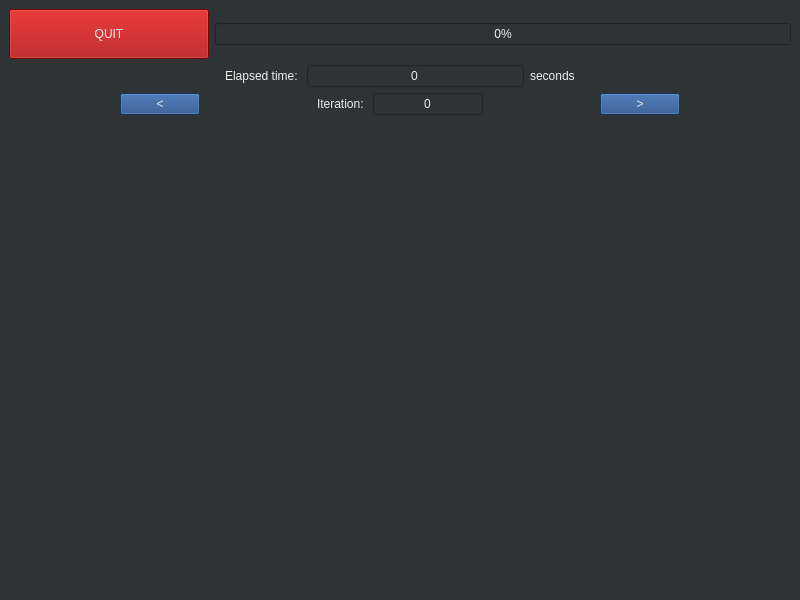
<?xml version="1.0" encoding="UTF-8"?>
<ui version="4.0">
 <class>ResultWindow</class>
 <widget class="QMainWindow" name="ResultWindow">
  <property name="geometry">
   <rect>
    <x>0</x>
    <y>0</y>
    <width>800</width>
    <height>600</height>
   </rect>
  </property>
  <property name="windowTitle">
   <string>MainWindow</string>
  </property>
  <property name="styleSheet">
   <string notr="true">background-color: rgb(46, 52, 54);</string>
  </property>
  <widget class="QWidget" name="centralwidget">
   <layout class="QFormLayout" name="formLayout">
    <item row="0" column="0" colspan="2">
     <layout class="QVBoxLayout" name="verticalLayout">
      <item>
       <layout class="QHBoxLayout" name="horizontalLayout">
        <item>
         <widget class="QPushButton" name="StartButton">
          <property name="sizePolicy">
           <sizepolicy hsizetype="Minimum" vsizetype="Minimum">
            <horstretch>0</horstretch>
            <verstretch>0</verstretch>
           </sizepolicy>
          </property>
          <property name="minimumSize">
           <size>
            <width>200</width>
            <height>50</height>
           </size>
          </property>
          <property name="styleSheet">
           <string notr="true">background-color: rgb(164, 0, 0);
color: rgb(238, 238, 236);</string>
          </property>
          <property name="text">
           <string>QUIT</string>
          </property>
         </widget>
        </item>
        <item>
         <widget class="QProgressBar" name="progressBar">
          <property name="styleSheet">
           <string notr="true">color: rgb(238, 238, 236);</string>
          </property>
          <property name="value">
           <number>0</number>
          </property>
         </widget>
        </item>
       </layout>
      </item>
      <item>
       <layout class="QHBoxLayout" name="plotLayout">
        <item>
         <spacer name="horizontalSpacer_2">
          <property name="orientation">
           <enum>Qt::Horizontal</enum>
          </property>
          <property name="sizeHint" stdset="0">
           <size>
            <width>40</width>
            <height>20</height>
           </size>
          </property>
         </spacer>
        </item>
        <item>
         <widget class="QLabel" name="label">
          <property name="styleSheet">
           <string notr="true">color: rgb(238, 238, 236);</string>
          </property>
          <property name="text">
           <string>Elapsed time: </string>
          </property>
         </widget>
        </item>
        <item>
         <widget class="QLineEdit" name="elapsed">
          <property name="styleSheet">
           <string notr="true">color: rgb(238, 238, 236);
</string>
          </property>
          <property name="text">
           <string>0</string>
          </property>
          <property name="alignment">
           <set>Qt::AlignCenter</set>
          </property>
         </widget>
        </item>
        <item>
         <widget class="QLabel" name="label_3">
          <property name="styleSheet">
           <string notr="true">color: rgb(238, 238, 236);</string>
          </property>
          <property name="text">
           <string>seconds</string>
          </property>
         </widget>
        </item>
        <item>
         <spacer name="horizontalSpacer">
          <property name="orientation">
           <enum>Qt::Horizontal</enum>
          </property>
          <property name="sizeHint" stdset="0">
           <size>
            <width>40</width>
            <height>20</height>
           </size>
          </property>
         </spacer>
        </item>
       </layout>
      </item>
      <item>
       <layout class="QVBoxLayout" name="verticalLayout_2">
        <item>
         <layout class="QHBoxLayout" name="horizontalLayout_3">
          <item>
           <spacer name="horizontalSpacer_4">
            <property name="orientation">
             <enum>Qt::Horizontal</enum>
            </property>
            <property name="sizeHint" stdset="0">
             <size>
              <width>40</width>
              <height>20</height>
             </size>
            </property>
           </spacer>
          </item>
          <item>
           <widget class="QPushButton" name="decr">
            <property name="styleSheet">
             <string notr="true">color: rgb(238, 238, 236);
background-color: rgb(32, 74, 135);</string>
            </property>
            <property name="text">
             <string>&lt;</string>
            </property>
           </widget>
          </item>
          <item>
           <spacer name="horizontalSpacer_5">
            <property name="orientation">
             <enum>Qt::Horizontal</enum>
            </property>
            <property name="sizeHint" stdset="0">
             <size>
              <width>40</width>
              <height>20</height>
             </size>
            </property>
           </spacer>
          </item>
          <item>
           <widget class="QLabel" name="label_2">
            <property name="styleSheet">
             <string notr="true">color: rgb(238, 238, 236);</string>
            </property>
            <property name="text">
             <string>Iteration: </string>
            </property>
           </widget>
          </item>
          <item>
           <widget class="QLineEdit" name="iteration">
            <property name="enabled">
             <bool>false</bool>
            </property>
            <property name="styleSheet">
             <string notr="true">color: rgb(238, 238, 236);</string>
            </property>
            <property name="text">
             <string>0</string>
            </property>
            <property name="alignment">
             <set>Qt::AlignCenter</set>
            </property>
           </widget>
          </item>
          <item>
           <spacer name="horizontalSpacer_6">
            <property name="orientation">
             <enum>Qt::Horizontal</enum>
            </property>
            <property name="sizeHint" stdset="0">
             <size>
              <width>40</width>
              <height>20</height>
             </size>
            </property>
           </spacer>
          </item>
          <item>
           <widget class="QPushButton" name="incr">
            <property name="styleSheet">
             <string notr="true">color: rgb(238, 238, 236);
background-color: rgb(32, 74, 135);</string>
            </property>
            <property name="text">
             <string>&gt;</string>
            </property>
           </widget>
          </item>
          <item>
           <spacer name="horizontalSpacer_3">
            <property name="orientation">
             <enum>Qt::Horizontal</enum>
            </property>
            <property name="sizeHint" stdset="0">
             <size>
              <width>40</width>
              <height>20</height>
             </size>
            </property>
           </spacer>
          </item>
         </layout>
        </item>
        <item>
         <spacer name="verticalSpacer">
          <property name="orientation">
           <enum>Qt::Vertical</enum>
          </property>
          <property name="sizeHint" stdset="0">
           <size>
            <width>20</width>
            <height>40</height>
           </size>
          </property>
         </spacer>
        </item>
       </layout>
      </item>
     </layout>
    </item>
   </layout>
  </widget>
 </widget>
 <resources/>
 <connections/>
</ui>
